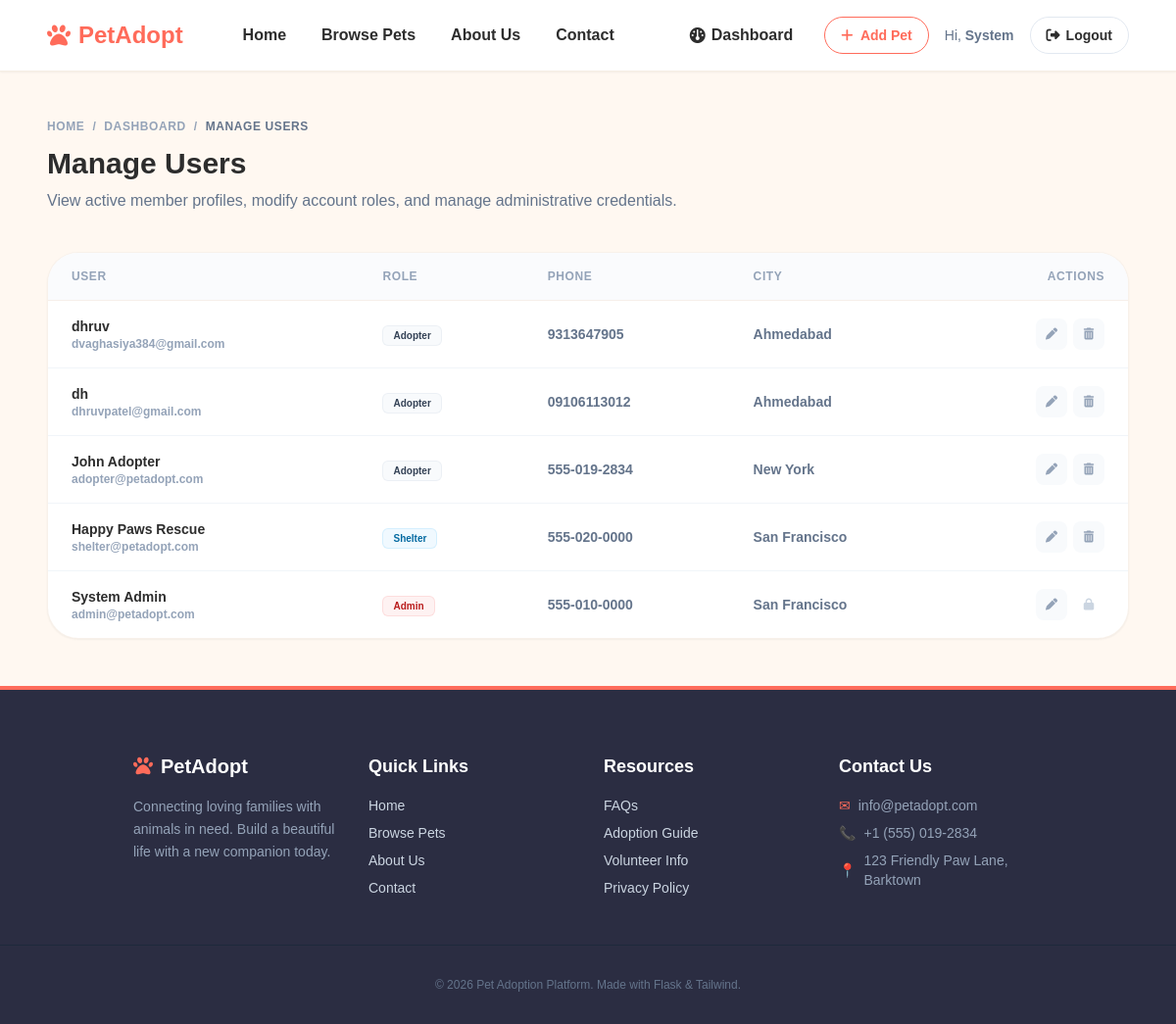
The page /admin/manage-users (signed in) on the database as committed earlier.
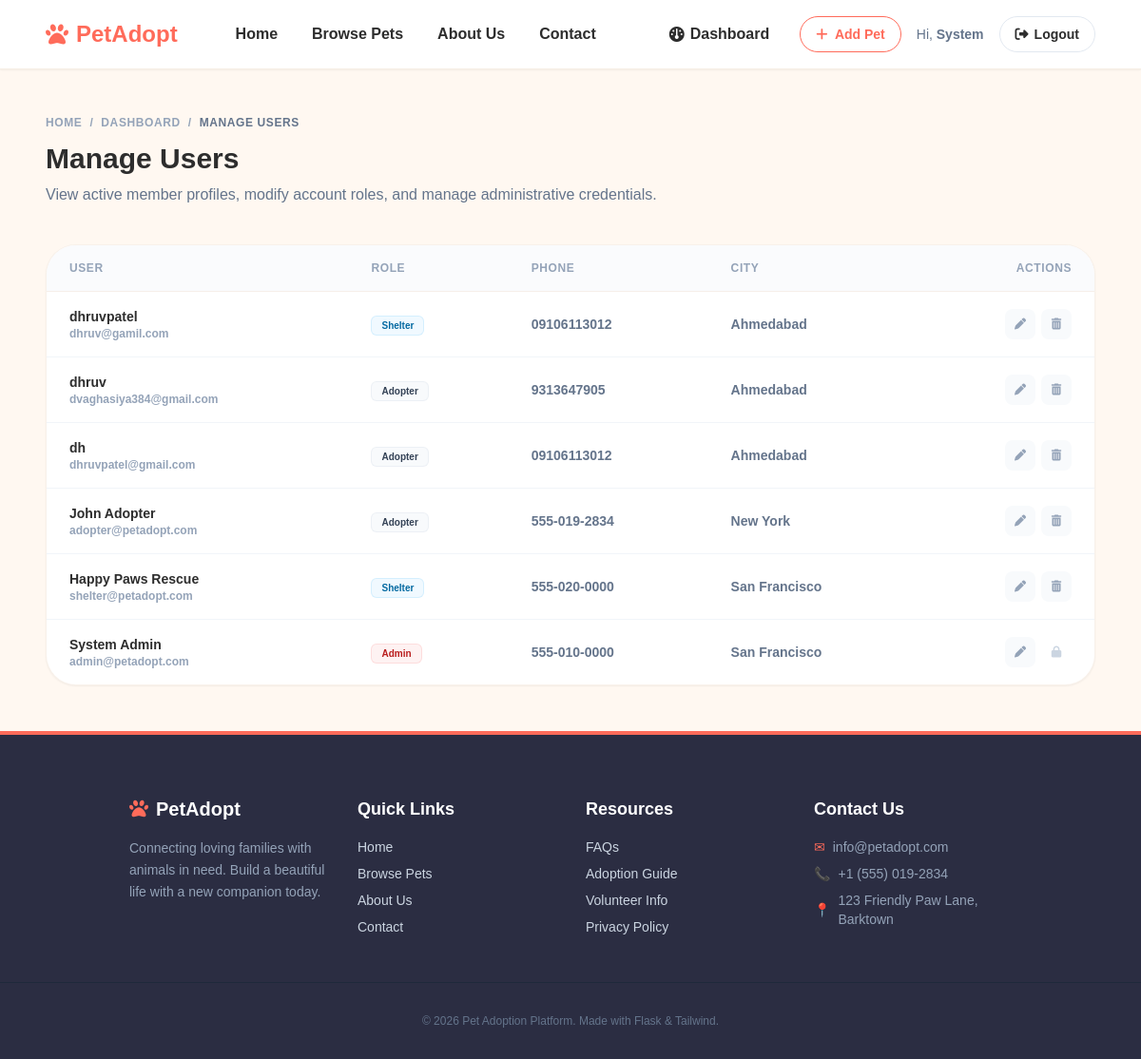
The same page on the database as committed later.
### models.py (models this page shows, shortened)
class User(db.Model, UserMixin):
    __tablename__ = 'users'
    id = db.Column(db.Integer, primary_key=True)
    name = db.Column(db.String(100), nullable=False)
    email = db.Column(db.String(120), unique=True, nullable=False)
    password_hash = db.Column(db.String(255), nullable=False)
    role = db.Column(db.String(20), nullable=False, default='adopter')  # adopter, shelter, admin
    phone = db.Column(db.String(20), nullable=True)
    city = db.Column(db.String(100), nullable=True)
    created_at = db.Column(db.DateTime, default=datetime.utcnow)
    pets = db.relationship('Pet', backref='shelter', lazy=True, cascade="all, delete-orphan")
    applications = db.relationship('AdoptionApplication', backref='applicant', lazy=True, cascade="all, delete-orphan")

### admin_routes.py (the view)
@admin_bp.route('/admin/manage-users')
@login_required
@role_required('admin')
def manage_users():
    users = User.query.order_by(User.created_at.desc()).all()
    return render_template('admin/manage_users.html', users=users)

### utils.py (called while the page is built)
def role_required(*roles):
    def decorator(f):
        @wraps(f)
        def decorated_function(*args, **kwargs):
            if not current_user.is_authenticated or current_user.role not in roles:
                abort(403)
            return f(*args, **kwargs)
        return decorated_function
    return decorator

### templates/admin/manage_users.html (shortened to what the changed rows need)
{% extends 'base.html' %}
{% block content %}
<div class="container mx-auto max-w-7xl px-6 md:px-12 py-12 text-left">
    <div class="mb-10 flex flex-col md:flex-row md:items-center justify-between gap-6 animate-fade-in-up">
        <div>
            <h1 class="text-3xl font-black text-dark mb-2">Manage Users</h1>
        </div>
    </div>
    <div class="animate-fade-in-up" style="animation-delay: 100ms;">
        {% if users %}
            <div class="hidden md:block bg-white border border-border/60 rounded-[32px] overflow-hidden shadow-sm">
                <table class="w-full text-left border-collapse">
                    <thead>
                        <tr class="bg-slate-50/70 border-b border-border/60">
                            <th class="py-4 px-6 text-xs font-bold text-slate-400 uppercase tracking-wider">User</th>
                            <th class="py-4 px-6 text-xs font-bold text-slate-400 uppercase tracking-wider">Role</th>
                            <th class="py-4 px-6 text-xs font-bold text-slate-400 uppercase tracking-wider">Phone</th>
                            <th class="py-4 px-6 text-xs font-bold text-slate-400 uppercase tracking-wider">City</th>
                            <th class="py-4 px-6 text-xs font-bold text-slate-400 uppercase tracking-wider text-right">Actions</th>
                        </tr>
                    </thead>
                    <tbody class="divide-y divide-slate-100">
                        {% for user in users %}
                            <tr class="hover:bg-slate-50/30 transition-colors">
                                <td class="py-4 px-6">
                                    <div class="flex flex-col">
                                        <h4 class="text-sm font-black text-dark">{{ user.name }}</h4>
                                        <span class="text-xs text-slate-400 font-semibold">{{ user.email }}</span>
                                    </div>
                                </td>
                                <td class="py-4 px-6">
                                    <span class="inline-flex text-[10px] font-bold px-2.5 py-0.5 rounded-md border
                                        {% if user.role == 'admin' %}
                                            bg-red-50 text-red-700 border-red-200/50
                                        {% elif user.role == 'shelter' %}
                                            bg-sky-50 text-sky-700 border-sky-200/50
                                        {% else %}
                                            bg-slate-50 text-slate-700 border-slate-200/50
                                        {% endif %}">
                                        {{ user.role | capitalize }}
                                    </span>
                                </td>
                                <td class="py-4 px-6 text-sm text-slate-500 font-semibold">
                                    {% if user.phone %}{{ user.phone }}{% else %}<span class="text-slate-300">-</span>{% endif %}
                                </td>
                                <td class="py-4 px-6 text-sm text-slate-500 font-semibold">
                                    {% if user.city %}{{ user.city }}{% else %}<span class="text-slate-300">-</span>{% endif %}
                                </td>
                                <td class="py-4 px-6 text-right">
                                    <div class="flex justify-end items-center gap-1.5">
                                        <a
                                          href="{{ url_for('admin.edit_user', user_id=user.id) }}"
                                          class="w-8 h-8 rounded-lg bg-slate-50 text-slate-400 hover:text-emerald-500 hover:bg-emerald-50 flex items-center justify-center transition-colors"
                                          title="Edit user details"
                                        >
                                            <i class="fa-solid fa-pen text-xs"></i>
                                        </a>
                                        {% if user.id != current_user.id %}
                                            <form
                                              action="{{ url_for('admin.delete_user', user_id=user.id) }}"
                                              method="POST"
                                              class="inline-block"
                                              onsubmit="return confirm('Are you sure you want to delete account for {{ user.name }}? This will delete all applications and listed pets associated with them.');"
                                            >
                                                <button
                                                  type="submit"
                                                  class="w-8 h-8 rounded-lg bg-slate-50 text-slate-400 hover:text-red-500 hover:bg-red-50 flex items-center justify-center transition-colors"
                                                  title="Delete user account"
                                                >
                                                    <i class="fa-solid fa-trash-can text-xs"></i>
                                                </button>
                                            </form>
                                        {% else %}
                                            <span class="w-8 h-8 flex items-center justify-center text-slate-300 cursor-not-allowed" title="Cannot delete self">
                                                <i class="fa-solid fa-lock text-xs"></i>
                                            </span>
                                        {% endif %}
                                    </div>
                                </td>
                            </tr>
                        {% endfor %}
                    </tbody>
                </table>
            </div>
        {% endif %}
    </div>
</div>
{% endblock %}

### templates/base.html (shortened to what the changed rows need)
<!DOCTYPE html>
<html lang="en">
<head>
    <script src="https://cdn.tailwindcss.com"></script>
    <link href="https://cdnjs.cloudflare.com/ajax/libs/font-awesome/6.4.2/css/all.min.css" rel="stylesheet">
    <link href="{{ url_for('static', filename='css/style.css') }}" rel="stylesheet">
</head>
<body class="bg-[#FFF8F1] text-[#2D2D2D] font-sans antialiased overflow-x-hidden flex flex-col min-h-screen">
    <nav class="sticky top-0 z-40 bg-white/95 backdrop-blur-md border-b border-[#f1e3d3]/60 shadow-sm py-4 px-6 md:px-12 flex justify-between items-center transition-all">
        <div class="hidden lg:flex items-center gap-3">
            {% if current_user.is_authenticated %}
                <div class="flex items-center gap-4">
                    {% if current_user.role == 'adopter' %}
                        <a href="{{ url_for('adoptions.my_applications') }}" class="flex items-center gap-1.5 px-4 py-2 rounded-xl text-base font-semibold transition-all {% if request.endpoint == 'adoptions.my_applications' %}text-primary bg-primary-light{% else %}text-dark hover:text-primary{% endif %}">
                            <i class="fa-solid fa-file-invoice"></i> My Applications
                        </a>
                    {% elif current_user.role in ['shelter', 'admin'] %}
                        <a href="{{ url_for('admin.dashboard') }}" class="flex items-center gap-1.5 px-4 py-2 rounded-xl text-base font-semibold transition-all {% if request.endpoint == 'admin.dashboard' %}text-primary bg-primary-light{% else %}text-dark hover:text-primary{% endif %}">
                            <i class="fa-solid fa-gauge"></i> Dashboard
                        </a>
                        <a href="{{ url_for('pets.add_pet') }}" class="px-4 py-2 rounded-full border border-primary text-primary hover:bg-primary-light/40 font-semibold text-sm transition-all">
                            <i class="fa-solid fa-plus mr-1"></i> Add Pet
                        </a>
                    {% endif %}
                    <span class="text-sm font-medium text-slate-500">
                        Hi, <strong>{{ current_user.name.split(' ')[0] }}</strong>
                    </span>
                    <a href="{{ url_for('auth.logout') }}" class="flex items-center gap-1.5 px-4 py-2 rounded-full border border-slate-200 hover:border-primary hover:text-primary font-semibold text-sm transition-all">
                        <i class="fa-solid fa-right-from-bracket"></i> Logout
                    </a>
                </div>
            {% endif %}
        </div>
    </nav>
    <main class="flex-grow">
        {% block content %}{% endblock %}
    </main>
</body>
</html>

Rows that differ between the two databases and show on the page:
added User: name "dhruvpatel", email "dhruv@gamil.com", role "Shelter", phone "09106113012", city "Ahmedabad"
